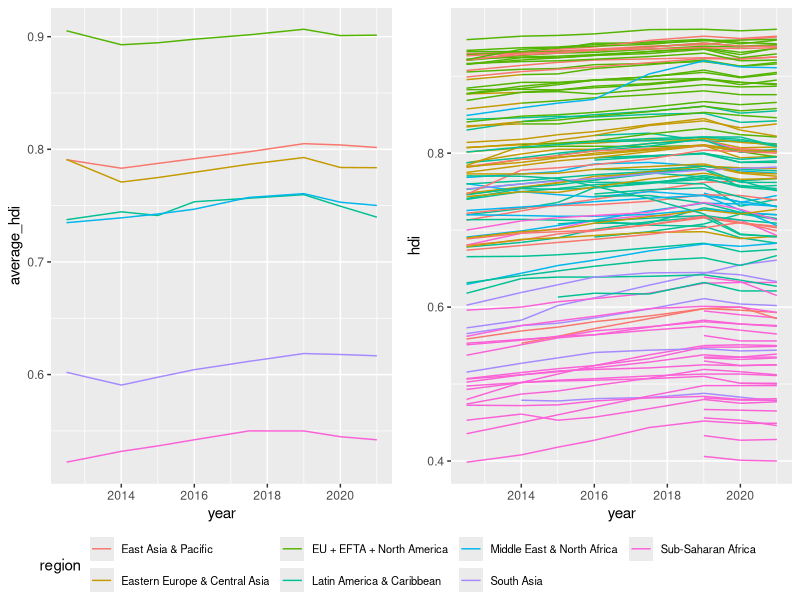
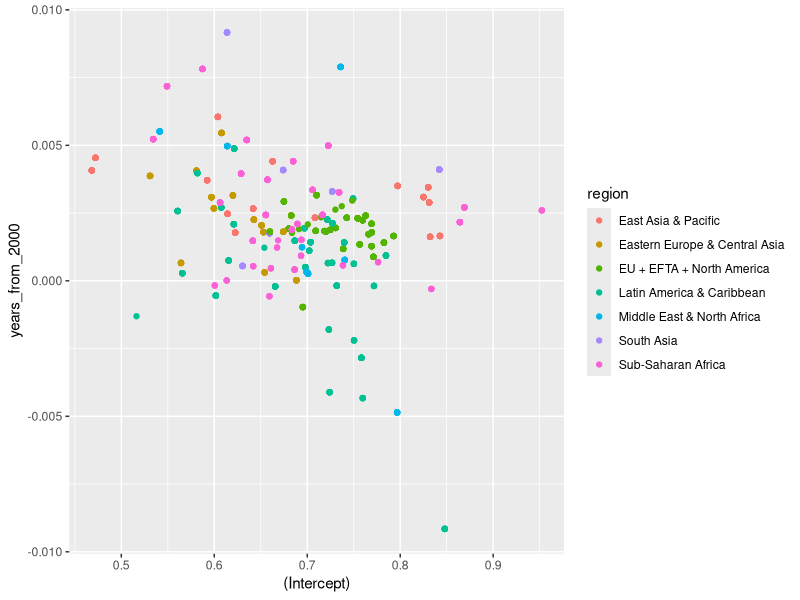
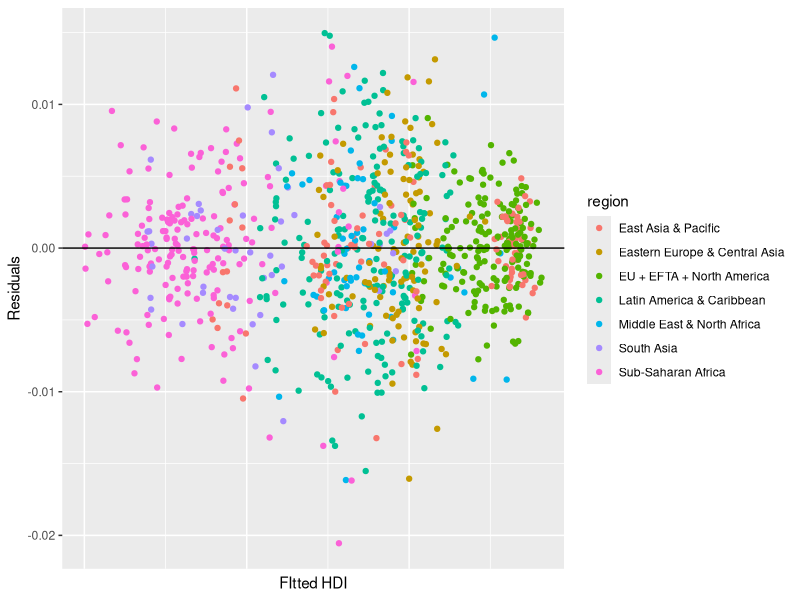
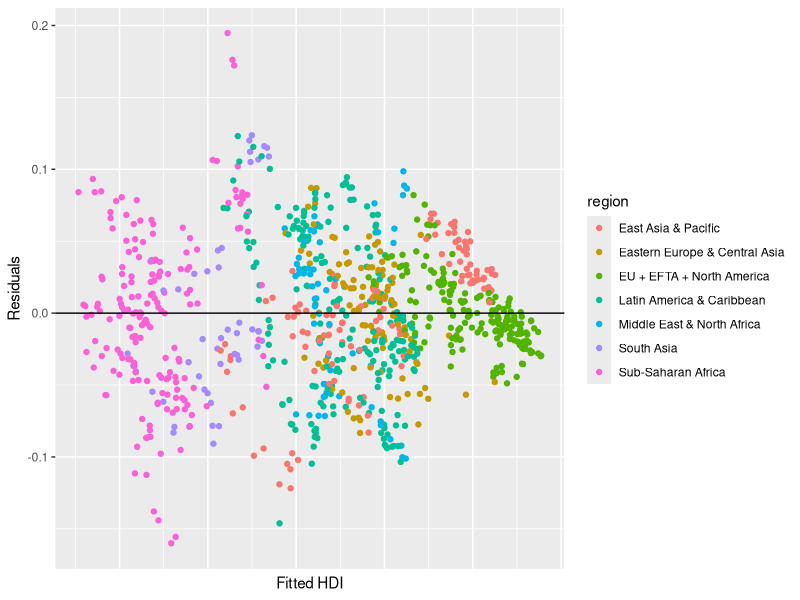

These figures' R source, in order:
## ---- chunk 1
knitr::opts_chunk$set(echo = FALSE, warning=FALSE, message=FALSE)
## ---- chunk 2
# Load Libraries
library(dplyr)
library(ggplot2)
library(lme4)
library(broom.mixed)
library(lmerTest)
library(ggpubr)
library(knitr)

data = read.csv("./data/data_clean.csv")
## ---- chunk 3
data[data$year == "2012-2013", "year"] = "2012.5"
data[data$year == "2017-2018", "year"] = "2017.5"
data$year = as.numeric(data$year)
average_hdi = data %>% group_by(region,year) %>% summarise(average_hdi = mean(hdi))
hdi_region = ggplot(data=average_hdi, aes(x=year, y=average_hdi)) + geom_line(aes(color = region))+  theme(legend.text = element_text(size = 8))
hdi_country = ggplot(data=data, aes(x=year, y=hdi, group = country, col=region)) + geom_line()+  theme(legend.text = element_text(size = 8))
ggarrange(hdi_region, hdi_country, ncol=2, common.legend = TRUE, legend="bottom")
## ---- chunk 4
# Create Time Mixed Effects Model
selected_columns = data[, c("country","year", "region", "hdi", "x1.6","x3.2", "x5.1", "x6.4", "x7.3")]
selected_columns[selected_columns$year == "2012-2013", "year"] = "2012.5"
selected_columns[selected_columns$year == "2017-2018", "year"] = "2017.5"
selected_columns$year = as.numeric(selected_columns$year)
selected_columns$years_from_2000 = selected_columns$year - 2000

time_mixed_effects = lmer(hdi~years_from_2000+x1.6+x3.2+x5.1+x6.4+x7.3+(1+x1.6+x3.2+x5.1+x6.4+x7.3|region)+(1+years_from_2000||country),data=selected_columns)
## ---- chunk 5
# Determine Significance of Coefficients
fixed_effects = as.data.frame(summary(time_mixed_effects)$coefficients)
adjusted_p_values = p.adjust(fixed_effects[, "Pr(>|t|)"], method = "bonferroni")

fixed_effects$`Bonferroni_Pr(>|t|)` = adjusted_p_values
kable(fixed_effects)
## ---- chunk 6
# Importance of Considering Region
time_mixed_effects_noRegion = lmer(hdi~years_from_2000+x1.6+x3.2+x5.1+x6.4+x7.3+(1+years_from_2000||country),data=selected_columns)
anova(time_mixed_effects,time_mixed_effects_noRegion)

# Importance of Considering Year as a random effect by country
time_mixed_effects_noYear = lmer(hdi~years_from_2000+x1.6+x3.2+x5.1+x6.4+x7.3+(1+x1.6+x3.2+x5.1+x6.4+x7.3|region)+(1|country),data=selected_columns)
anova(time_mixed_effects,time_mixed_effects_noYear)
## ---- chunk 7
# Make Plots
country_coef = as.data.frame(coef(time_mixed_effects)$country)
country_coef = merge(country_coef, selected_columns[,c("country", "region")], by.x=c("row.names"), by.y=c("country"))

ggplot(data = country_coef, aes(x=`(Intercept)`, y = years_from_2000)) + geom_point(aes(color=region))

residuals = augment(time_mixed_effects)
ggplot(data = residuals, aes(x=.fitted, y = .resid)) +
  geom_point(aes(color = region)) +
  theme(axis.text.x=element_blank(), axis.ticks.x=element_blank()) +
  geom_hline(yintercept = 0) +
  labs(y="Residuals", x="FItted HDI")
## ---- chunk 8
# Old wrong model
time_mixed_effects = lmer(hdi~years_from_2000+x1.6+x3.2+x5.1+x6.4+x7.3+(1+years_from_2000|region),data=selected_columns)


residuals = augment(time_mixed_effects)
ggplot(data = residuals, aes(x=.fitted, y = .resid)) +
  geom_point(aes(color = region)) +
  theme(axis.text.x=element_blank(), axis.ticks.x=element_blank()) +
  geom_hline(yintercept = 0) +
  labs(y="Residuals", x="Fitted HDI")
